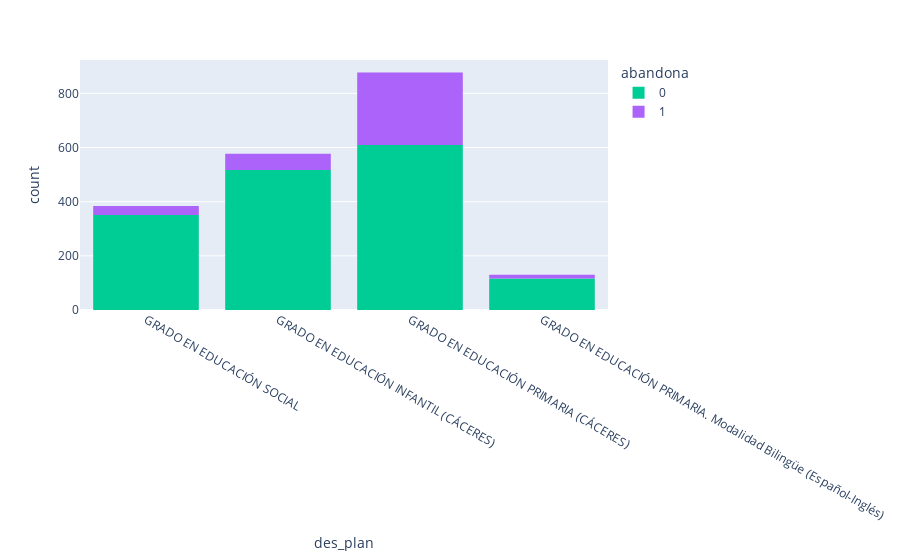
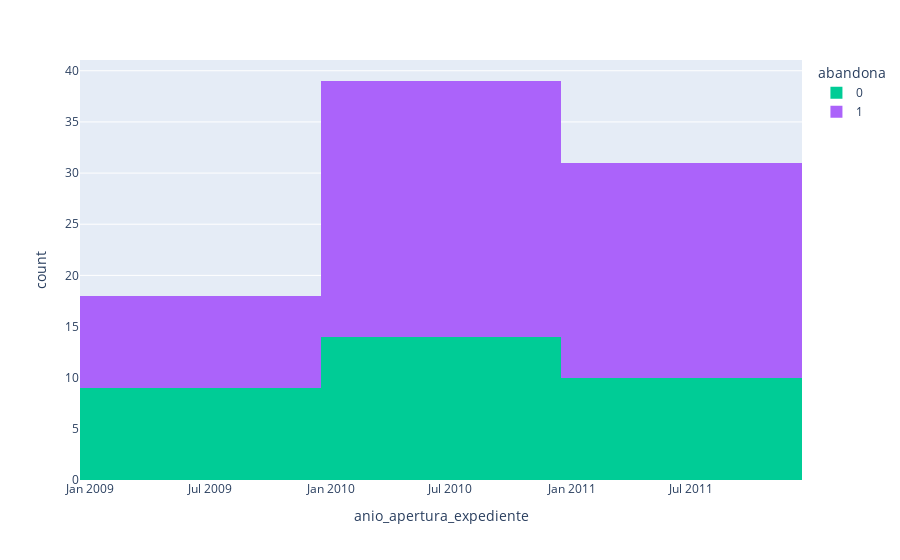
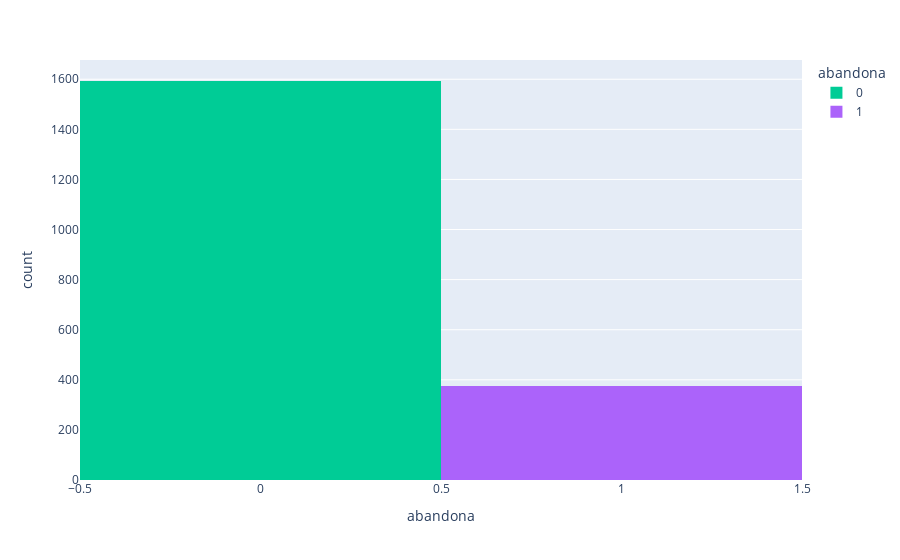
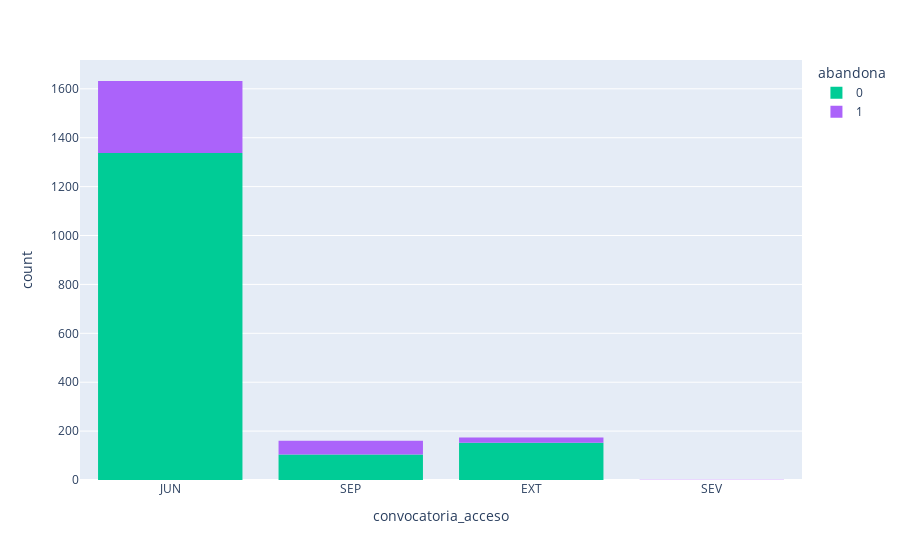

The notebook cell these images were saved under, in order:
### Code cell
for col in categorical_cols:
    fig = px.histogram(dv_analys_record_personal_access,x=col, color='abandona',
                       color_discrete_map={'N':'Red','S':'Blue'})
    fig.show()

### Figure 1 — Plotly figure (JSON) as saved in the notebook; plotly's stock layout.template omitted (floating-point values rounded to 4 significant figures; data arrays with more than 128 entries replaced by an {"elided": "..."} marker saying what was removed)
{"data": [{"alignmentgroup": "True", "bingroup": "x", "hovertemplate": "abandona=0<br>des_plan=%{x}<br>count=%{y}<extra></extra>", "legendgroup": "0", "marker": {"color": "#00cc96"}, "name": "0", "offsetgroup": "0", "orientation": "v", "showlegend": true, "type": "histogram", "x": {"elided": "1593 str values"}, "xaxis": "x", "yaxis": "y"}, {"alignmentgroup": "True", "bingroup": "x", "hovertemplate": "abandona=1<br>des_plan=%{x}<br>count=%{y}<extra></extra>", "legendgroup": "1", "marker": {"color": "#ab63fa"}, "name": "1", "offsetgroup": "1", "orientation": "v", "showlegend": true, "type": "histogram", "x": {"elided": "375 str values"}, "xaxis": "x", "yaxis": "y"}], "layout": {"barmode": "relative", "legend": {"title": {"text": "abandona"}, "tracegroupgap": 0}, "margin": {"t": 60}, "xaxis": {"anchor": "y", "domain": [0, 1], "title": {"text": "des_plan"}}, "yaxis": {"anchor": "x", "domain": [0, 1], "title": {"text": "count"}}}}

### Figure 2 — Plotly figure (JSON) as saved in the notebook; plotly's stock layout.template omitted (floating-point values rounded to 4 significant figures; data arrays with more than 128 entries replaced by an {"elided": "..."} marker saying what was removed)
{"data": [{"alignmentgroup": "True", "bingroup": "x", "hovertemplate": "abandona=0<br>anio_apertura_expediente=%{x}<br>count=%{y}<extra></extra>", "legendgroup": "0", "marker": {"color": "#00cc96"}, "name": "0", "offsetgroup": "0", "orientation": "v", "showlegend": true, "type": "histogram", "x": {"elided": "1593 str values"}, "xaxis": "x", "yaxis": "y"}, {"alignmentgroup": "True", "bingroup": "x", "hovertemplate": "abandona=1<br>anio_apertura_expediente=%{x}<br>count=%{y}<extra></extra>", "legendgroup": "1", "marker": {"color": "#ab63fa"}, "name": "1", "offsetgroup": "1", "orientation": "v", "showlegend": true, "type": "histogram", "x": {"elided": "375 str values"}, "xaxis": "x", "yaxis": "y"}], "layout": {"barmode": "relative", "legend": {"title": {"text": "abandona"}, "tracegroupgap": 0}, "margin": {"t": 60}, "xaxis": {"anchor": "y", "domain": [0, 1], "title": {"text": "anio_apertura_expediente"}}, "yaxis": {"anchor": "x", "domain": [0, 1], "title": {"text": "count"}}}}

### Figure 3 — Plotly figure (JSON) as saved in the notebook; plotly's stock layout.template omitted (floating-point values rounded to 4 significant figures; data arrays with more than 128 entries replaced by an {"elided": "..."} marker saying what was removed)
{"data": [{"alignmentgroup": "True", "bingroup": "x", "hovertemplate": "abandona=%{x}<br>count=%{y}<extra></extra>", "legendgroup": "0", "marker": {"color": "#00cc96"}, "name": "0", "offsetgroup": "0", "orientation": "v", "showlegend": true, "type": "histogram", "x": {"elided": "1593 int values"}, "xaxis": "x", "yaxis": "y"}, {"alignmentgroup": "True", "bingroup": "x", "hovertemplate": "abandona=%{x}<br>count=%{y}<extra></extra>", "legendgroup": "1", "marker": {"color": "#ab63fa"}, "name": "1", "offsetgroup": "1", "orientation": "v", "showlegend": true, "type": "histogram", "x": {"elided": "375 int values"}, "xaxis": "x", "yaxis": "y"}], "layout": {"barmode": "relative", "legend": {"title": {"text": "abandona"}, "tracegroupgap": 0}, "margin": {"t": 60}, "xaxis": {"anchor": "y", "categoryarray": [0, 1], "categoryorder": "array", "domain": [0, 1], "title": {"text": "abandona"}}, "yaxis": {"anchor": "x", "domain": [0, 1], "title": {"text": "count"}}}}

### Figure 4 — Plotly figure (JSON) as saved in the notebook; plotly's stock layout.template omitted (floating-point values rounded to 4 significant figures; data arrays with more than 128 entries replaced by an {"elided": "..."} marker saying what was removed)
{"data": [{"alignmentgroup": "True", "bingroup": "x", "hovertemplate": "abandona=0<br>convocatoria_acceso=%{x}<br>count=%{y}<extra></extra>", "legendgroup": "0", "marker": {"color": "#00cc96"}, "name": "0", "offsetgroup": "0", "orientation": "v", "showlegend": true, "type": "histogram", "x": {"elided": "1593 str values"}, "xaxis": "x", "yaxis": "y"}, {"alignmentgroup": "True", "bingroup": "x", "hovertemplate": "abandona=1<br>convocatoria_acceso=%{x}<br>count=%{y}<extra></extra>", "legendgroup": "1", "marker": {"color": "#ab63fa"}, "name": "1", "offsetgroup": "1", "orientation": "v", "showlegend": true, "type": "histogram", "x": {"elided": "375 str values"}, "xaxis": "x", "yaxis": "y"}], "layout": {"barmode": "relative", "legend": {"title": {"text": "abandona"}, "tracegroupgap": 0}, "margin": {"t": 60}, "xaxis": {"anchor": "y", "domain": [0, 1], "title": {"text": "convocatoria_acceso"}}, "yaxis": {"anchor": "x", "domain": [0, 1], "title": {"text": "count"}}}}
